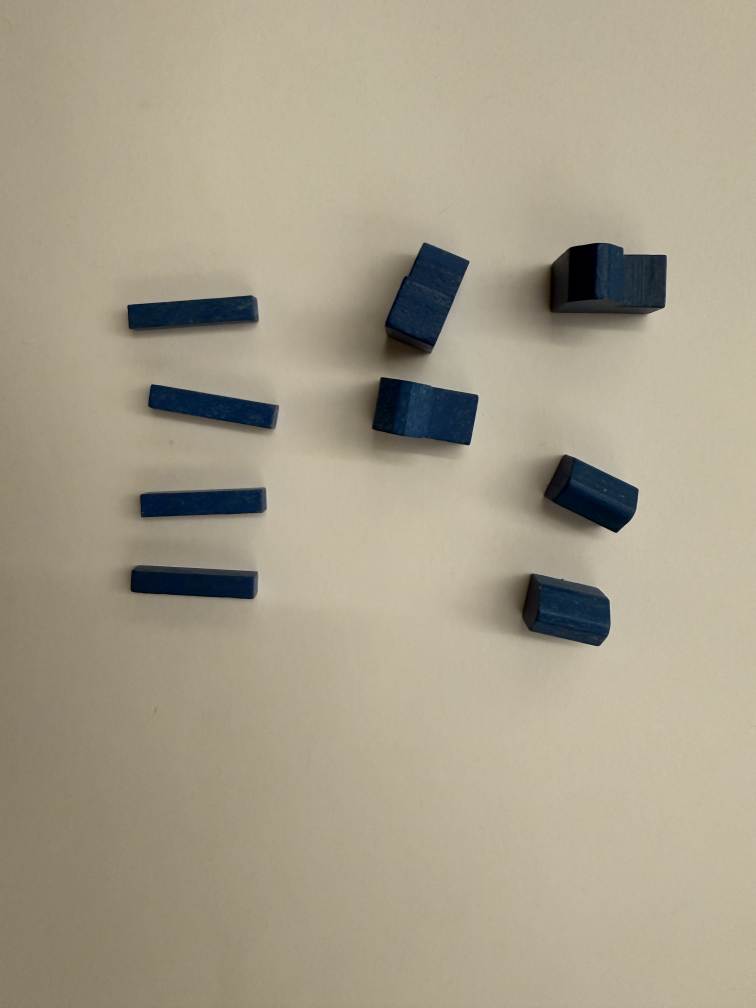
#> input picture board_forge/data/sample_images/IMG_5002.JPG, 3024 x 4032 px, given in place of img.png, which was not available (shown at 1/4 size)
$ python piece_dimensions.py   (older library calls are emulated)
#> lines starting #> are read from the running program, lines starting #| are printed output that depends on the picture; after the words box and inside, x2 and y2 are one past the last pixel; in counts of white or black regions, pixels touching at a corner belong together; pictures that were not available may be replaced by others from this repository, and a replacement may not be noted
# import the necessary packages
from scipy.spatial import distance as dist
from imutils import perspective
from imutils import contours
import numpy as np
import argparse
import imutils
import cv2

disp = False

def midpoint(ptA, ptB):
    return ((ptA[0] + ptB[0]) * 0.5, (ptA[1] + ptB[1]) * 0.5)

def piece_dims(image_file, width = 19.05):
#> called with width = 80
    img = cv2.imread(image_file)
#> img is the input picture: shape (4032, 3024, 3); mean B, G, R 138.9, 158.5, 166.9
    gray = cv2.cvtColor(img, cv2.COLOR_BGR2GRAY)
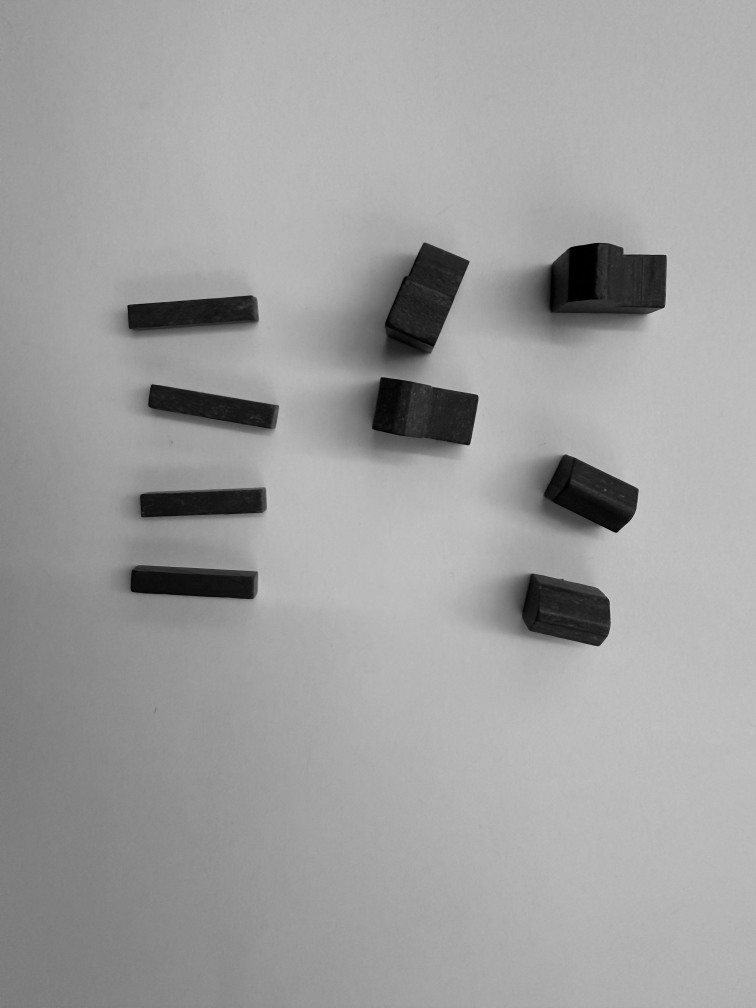
#> gray: shape (4032, 3024) (shown at 1/4 size); min 0, max 216, mean 158.9
    gray = cv2.GaussianBlur(gray, (7, 7), 0)
    edged = cv2.Canny(gray, 50, 100)
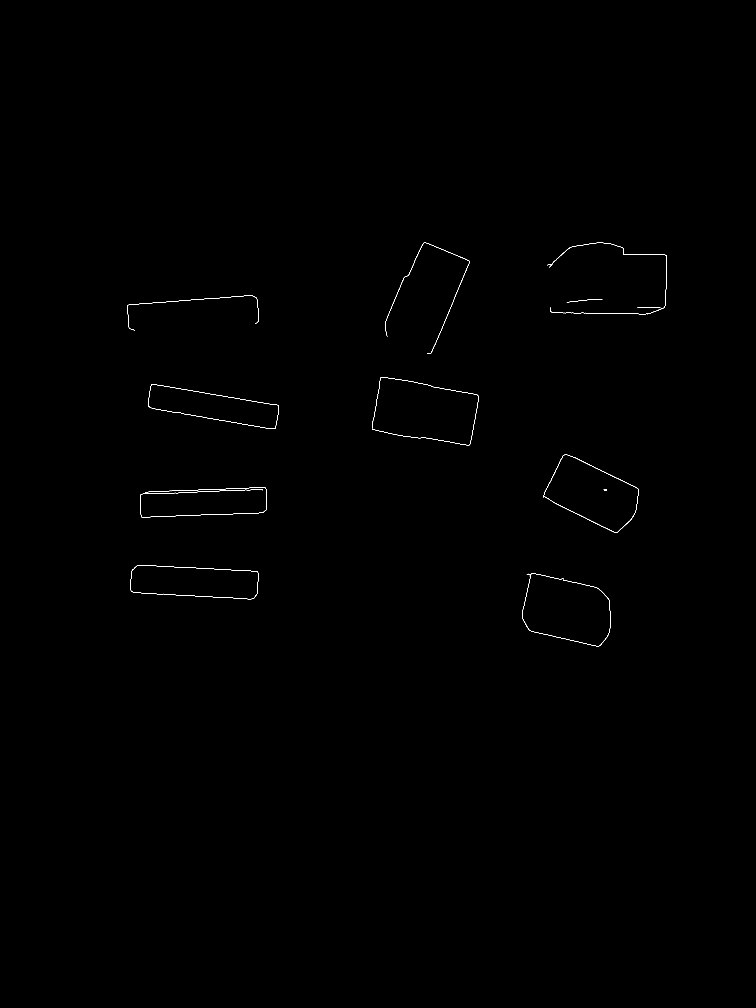
#> edged: shape (4032, 3024) (shown at 1/4 size); 0.09% white in thin lines or dots, all inside (x1, y1, x2, y2) = (509, 970, 2668, 2585)
    edged = cv2.dilate(edged, None, iterations=1)
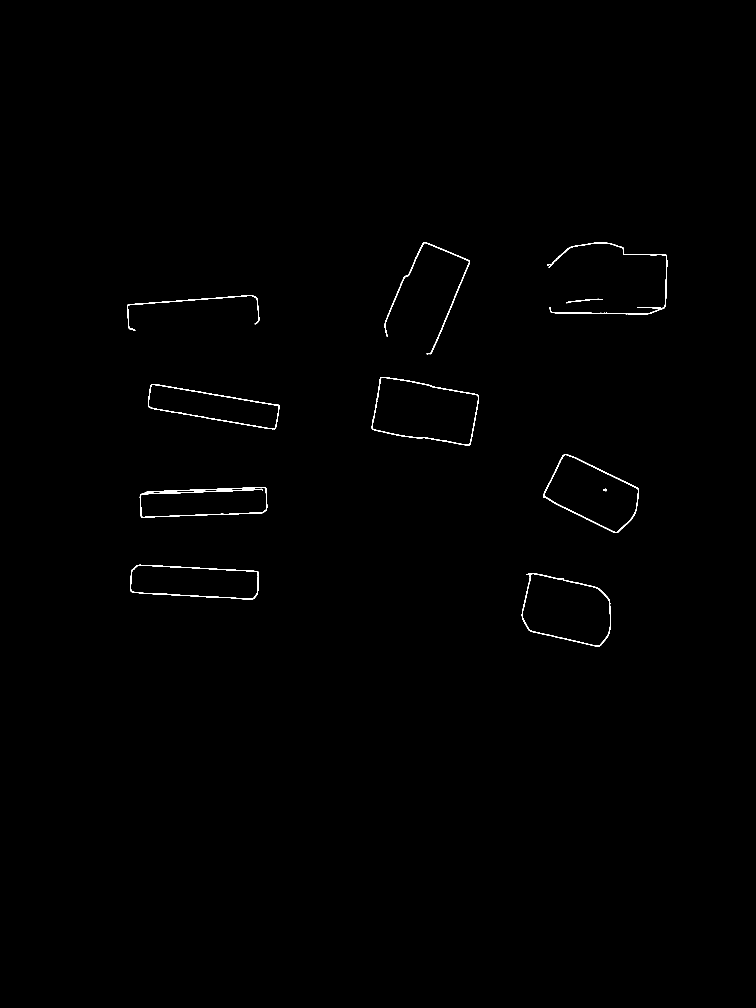
#> edged: shape (4032, 3024) (shown at 1/4 size); 0.3% white; 11 white regions, largest, box (x1, y1, x2, y2) and area: (559, 1948, 1069, 2071) 5221, (2189, 970, 2669, 1258) 4386, (2173, 1817, 2556, 2132) 4089
    edged = cv2.erode(edged, None, iterations=1)
    cnts = cv2.findContours(edged.copy(), cv2.RETR_EXTERNAL,
        cv2.CHAIN_APPROX_SIMPLE)
#> cnts = 11 contours, 2 with area under 20; largest, box (x1, y1, x2, y2) and area: (2088, 2294, 2443, 2585) 76144, (2174, 1818, 2555, 2131) 68776, (522, 2260, 1034, 2397) 56114, (593, 1537, 1116, 1716) 50048, (1540, 970, 1878, 1416) 216
    cnts = imutils.grab_contours(cnts)
    (cnts, _) = contours.sort_contours(cnts)
    pixelsPerMetric = None
    dims = []
    for c in cnts:
        if cv2.contourArea(c) >= 100:
            orig = img.copy()
            box = cv2.minAreaRect(c)
            box = cv2.cv.BoxPoints(box) if imutils.is_cv2() else cv2.boxPoints(box)
            box = np.array(box, dtype="int")
            box = perspective.order_points(box)
            cv2.drawContours(orig, [box.astype("int")], -1, (0, 255, 0), 2)
            for (x, y) in box:
                cv2.circle(orig, (int(x), int(y)), 5, (0, 0, 255), -1)
            (tl, tr, br, bl) = box
            (tltrX, tltrY) = midpoint(tl, tr)
            (blbrX, blbrY) = midpoint(bl, br)
            (tlblX, tlblY) = midpoint(tl, bl)
            (trbrX, trbrY) = midpoint(tr, br)
            if disp:
                cv2.circle(orig, (int(tltrX), int(tltrY)), 5, (255, 0, 0), -1)
                cv2.circle(orig, (int(blbrX), int(blbrY)), 5, (255, 0, 0), -1)
                cv2.circle(orig, (int(tlblX), int(tlblY)), 5, (255, 0, 0), -1)
                cv2.circle(orig, (int(trbrX), int(trbrY)), 5, (255, 0, 0), -1)
                # draw lines between the midpoints
                cv2.line(orig, (int(tltrX), int(tltrY)), (int(blbrX), int(blbrY)),
                    (255, 0, 255), 2)
                cv2.line(orig, (int(tlblX), int(tlblY)), (int(trbrX), int(trbrY)),
                    (255, 0, 255), 2)

            dA = dist.euclidean((tltrX, tltrY), (blbrX, blbrY))
            dB = dist.euclidean((tlblX, tlblY), (trbrX, trbrY))

            if pixelsPerMetric is None:
                pixelsPerMetric = dA / width

            dimA = dA / pixelsPerMetric
            dimB = dB / pixelsPerMetric
            dims.append((dimA, dimB))

            if disp:
                cv2.putText(orig, "{:.1f}mm".format(dimA),
            (int(tltrX - 15), int(tltrY - 10)), cv2.FONT_HERSHEY_SIMPLEX,
            0.65, (255, 255, 255), 2)
                cv2.putText(orig, "{:.1f}mm".format(dimB),
                    (int(trbrX + 10), int(trbrY)), cv2.FONT_HERSHEY_SIMPLEX,
                    0.65, (255, 255, 255), 2)
                cv2.imshow("Image", orig)
                cv2.waitKey(0)
#> this loop made 11 passes
#> (tl, tr, br, bl, tltrX, tltrY, blbrX, blbrY) on pass 2: ([526, 2256], [1035, 2284], [1029, 2398], [520, 2370], 780.5, 2270, 774.5, 2384)
#> (tl, tr, br, bl, tltrX, tltrY, blbrX, blbrY) on passes 4, 6, 7, 8, 9: ([603, 1534], [1118, 1620], [1102, 1718], [587, 1632], 860.5, 1577, 844.5, 1675), ([1677, 958], [1881, 1043], [1723, 1421], [1519, 1336], 1779, 1000.5, 1621, 1378.5), ([2110, 2282], [2473, 2364], [2421, 2593], [2058, 2510], 2291.5, 2323, 2239.5, 2551.5), ([2256, 1808], [2581, 1967], [2493, 2147], [2168, 1988], 2418.5, 1887.5, 2330.5, 2067.5), ([2191, 968], [2668, 974], [2664, 1257], [2187, 1251], 2429.5, 971, 2425.5, 1254)
#> after the loop, dims = [(80, 357.2), (69.59, 365.9), (287.1, 154.9), (164.2, 260.9), (140.4, 253.6), (198.3, 334.3)]; pixelsPerMetric = 1.43
    return dims


if __name__ == "__main__":
    file_name = "/homes/iws/idoavnon/556/board-forge/example_images/img.png"
    piece_dims(file_name, 80)
